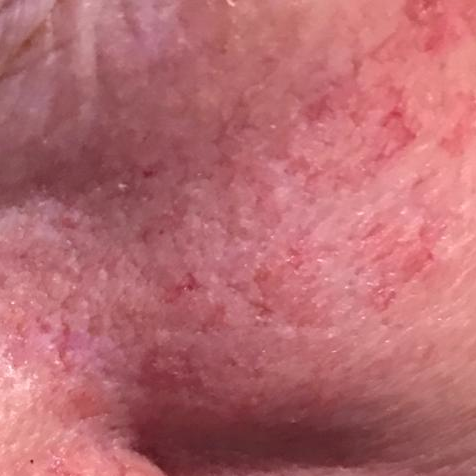
#> input picture data/imgs/Evelina/imgs/PAT_1026_124_346.png, 476 x 476 px
$ python -i hair_util.py   (imports and definitions only)   (older library calls are emulated)
#> lines starting #> are read from the running program, lines starting #| are printed output that depends on the picture; after the words box and inside, x2 and y2 are one past the last pixel; in counts of white or black regions, pixels touching at a corner belong together
import numpy as np
from scipy import ndimage
from skimage import color, exposure, filters, morphology, util

try:
    import cv2
except ImportError:
    cv2 = None


def hair_mask(img, lesion=None):
    gray = exposure.equalize_adapthist(color.rgb2gray(img.astype(float) / 255.0), clip_limit=0.03)
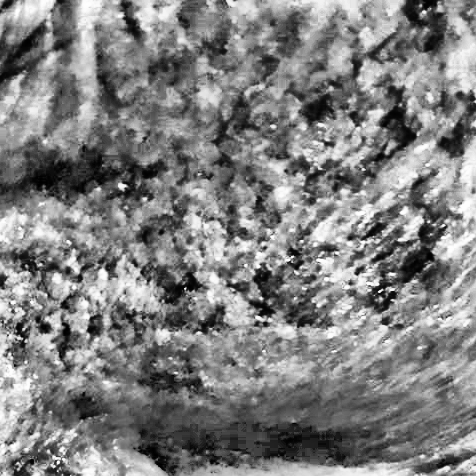
#> gray: shape (476, 476) float64; min 0, max 1, mean 0.502

    if cv2 is None:
        edges = filters.sobel(gray)
        hair = edges > np.percentile(edges, 97)
    else:
        u8 = util.img_as_ubyte(gray)
        kernel = cv2.getStructuringElement(cv2.MORPH_RECT, (17, 17))
        black = cv2.morphologyEx(u8, cv2.MORPH_BLACKHAT, kernel)
        white = cv2.morphologyEx(u8, cv2.MORPH_TOPHAT, kernel)
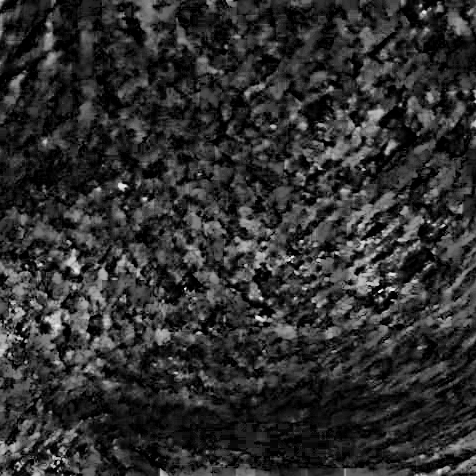
#> white: shape (476, 476); min 0, max 247, mean 47

        sx = cv2.Sobel(u8, cv2.CV_64F, 1, 0, ksize=3)
        sy = cv2.Sobel(u8, cv2.CV_64F, 0, 1, ksize=3)
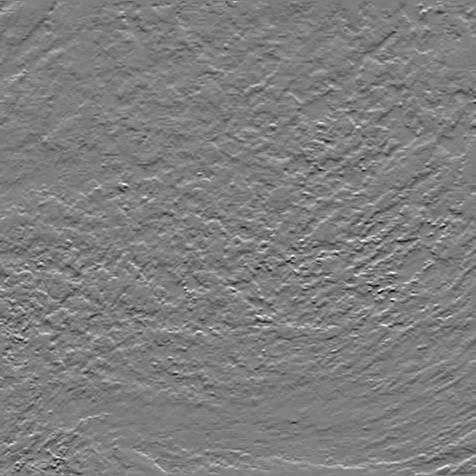
#> sy: shape (476, 476) float64; min -905, max 917, mean 0.2; drawn with min black and max white
        sob = (255 * np.sqrt(sx**2 + sy**2) / max(np.sqrt(sx**2 + sy**2).max(), 1)).astype(np.uint8)

        lap = np.abs(cv2.Laplacian(u8, cv2.CV_64F))
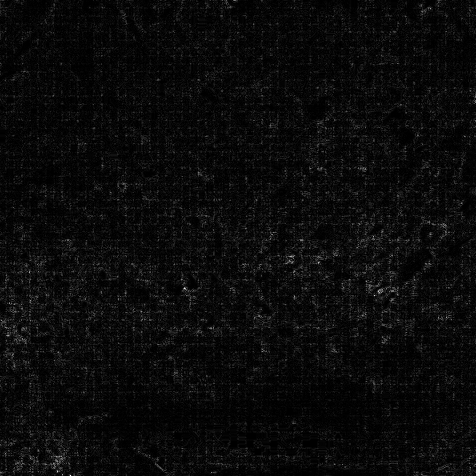
#> lap: shape (476, 476) float64; min 0, max 516, mean 22.1; drawn with min black and max white
        lap = (255 * lap / max(lap.max(), 1)).astype(np.uint8)

        combined = np.maximum(np.maximum(black, white), ((sob.astype(float) + lap.astype(float)) / 2).astype(np.uint8))
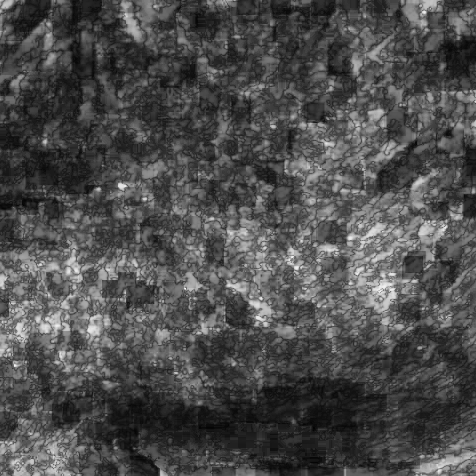
#> combined: shape (476, 476); min 3, max 247, mean 76.6
        hair = cv2.adaptiveThreshold(combined, 255, cv2.ADAPTIVE_THRESH_GAUSSIAN_C, cv2.THRESH_BINARY, 31, -2) > 0
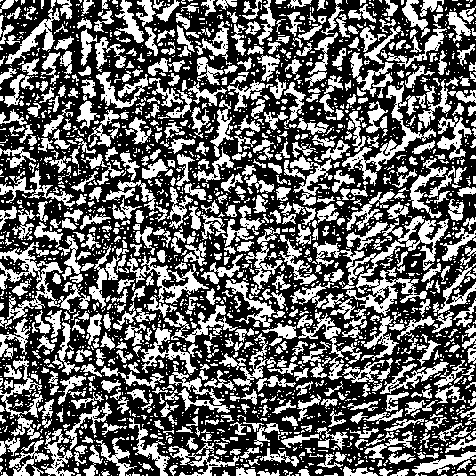
#> hair: shape (476, 476) bool; 40.3% white; 2482 white regions (1823 under 20 px), largest, box (x1, y1, x2, y2) and area: (313, 240, 427, 316) 2096, (0, 242, 63, 320) 1395, (342, 81, 436, 186) 1374

    hair = morphology.closing(hair, morphology.disk(1))
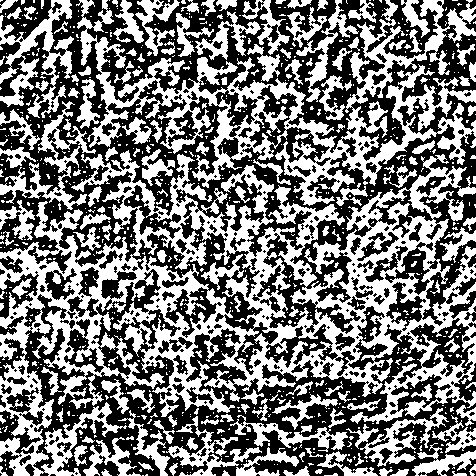
#> hair: shape (476, 476) bool; 46.9% white; 882 white regions (711 under 20 px), largest, box (x1, y1, x2, y2) and area: (0, 150, 476, 476) 50455, (76, 0, 476, 206) 19770, (0, 0, 74, 118) 3067
#> (the run stopped early here; a loop or call above may not have finished)

$ run again, on data/imgs/Evelina/imgs/PAT_104_1754_276.png
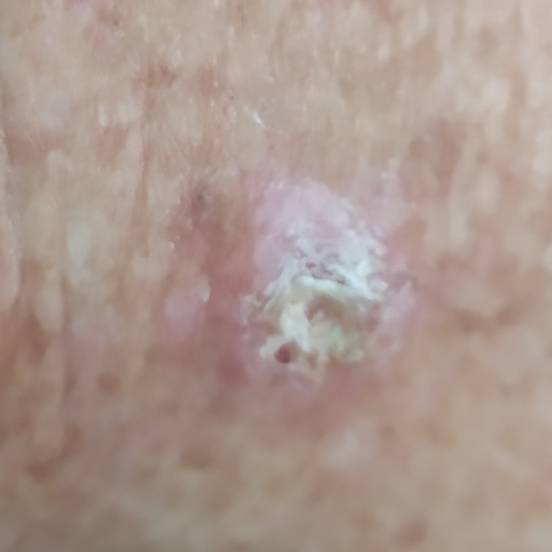
#> input picture data/imgs/Evelina/imgs/PAT_104_1754_276.png, 1104 x 1104 px (shown at 1/2 size)
#> in hair_mask, `hair = cv2.adaptiveThreshold(combined, 255, cv2.ADAPTIVE_THRESH_GAUSSI..`:
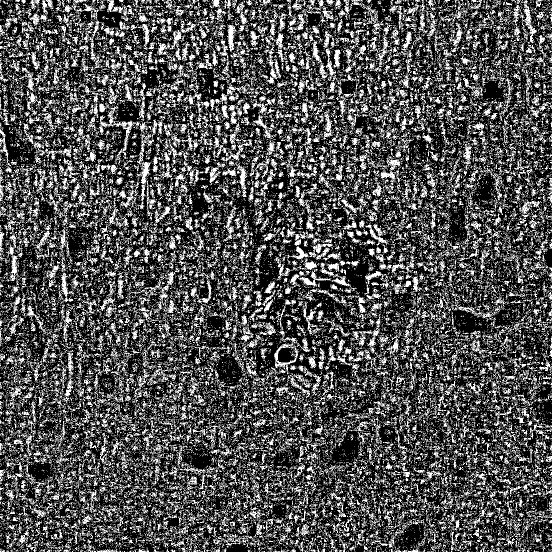
#> hair: shape (1104, 1104) bool (shown at 1/2 size); 31.4% white in thin lines or dots
#> in hair_mask, `hair = morphology.closing(hair, morphology.disk(1))`:
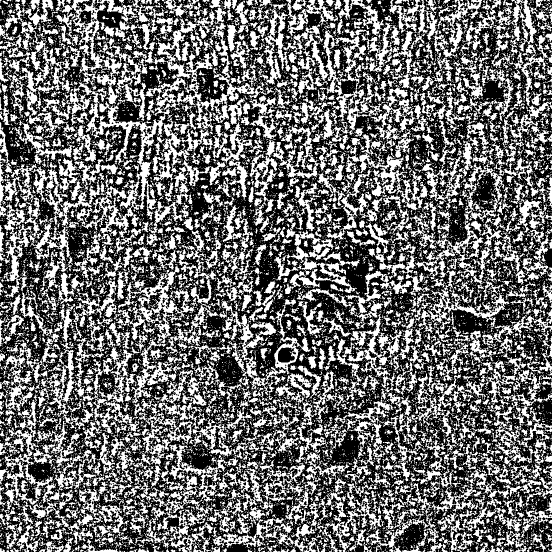
#> hair: shape (1104, 1104) bool (shown at 1/2 size); 42.6% white; 11629 white regions (10584 under 20 px), largest, box (x1, y1, x2, y2) and area: (0, 0, 552, 609) 69028, (265, 724, 520, 1104) 21426, (819, 220, 1084, 708) 20956

$ run again, on data/imgs/Evelina/imgs/PAT_1113_458_387.png
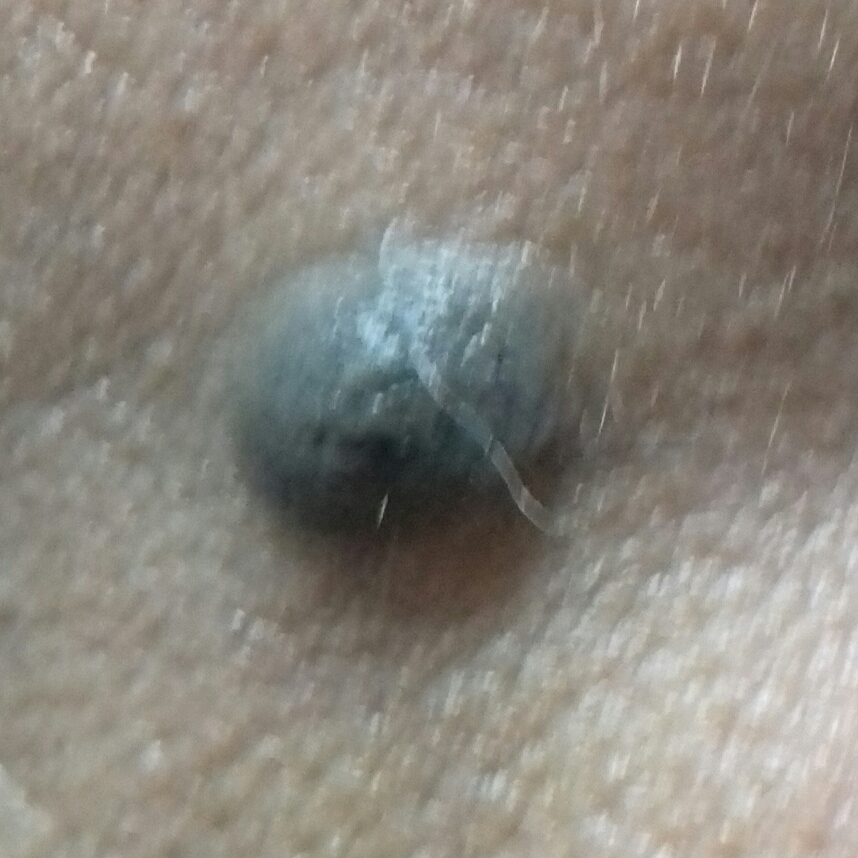
#> input picture data/imgs/Evelina/imgs/PAT_1113_458_387.png, 858 x 858 px
#> in hair_mask, `hair = cv2.adaptiveThreshold(combined, 255, cv2.ADAPTIVE_THRESH_GAUSSI..`:
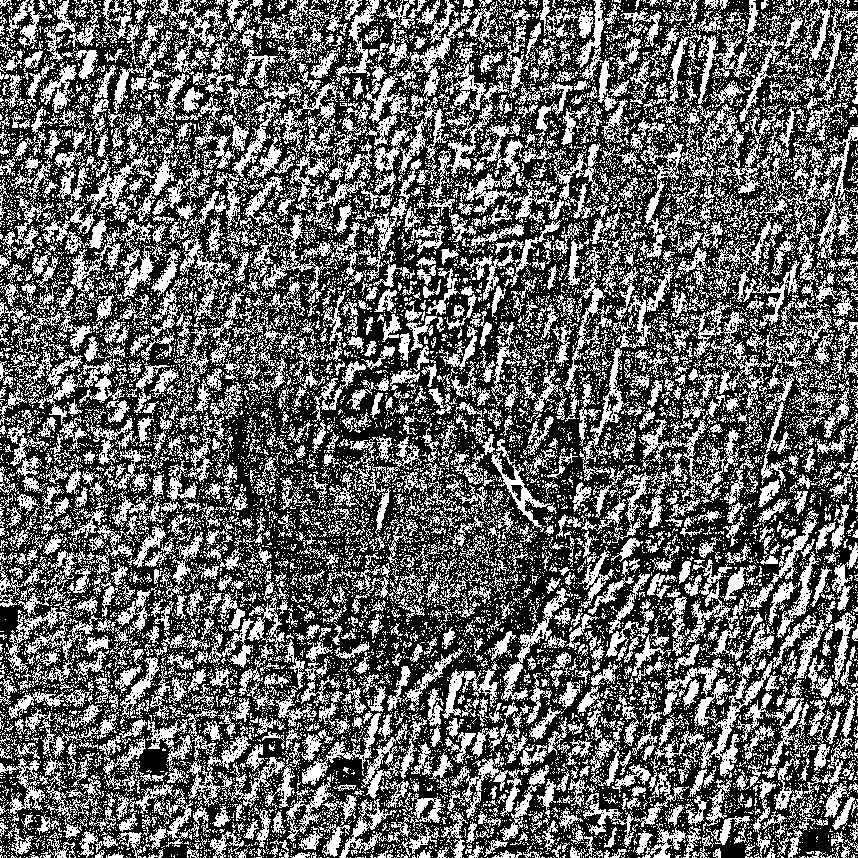
#> hair: shape (858, 858) bool; 39.4% white in thin lines or dots
#> in hair_mask, `hair = morphology.closing(hair, morphology.disk(1))`:
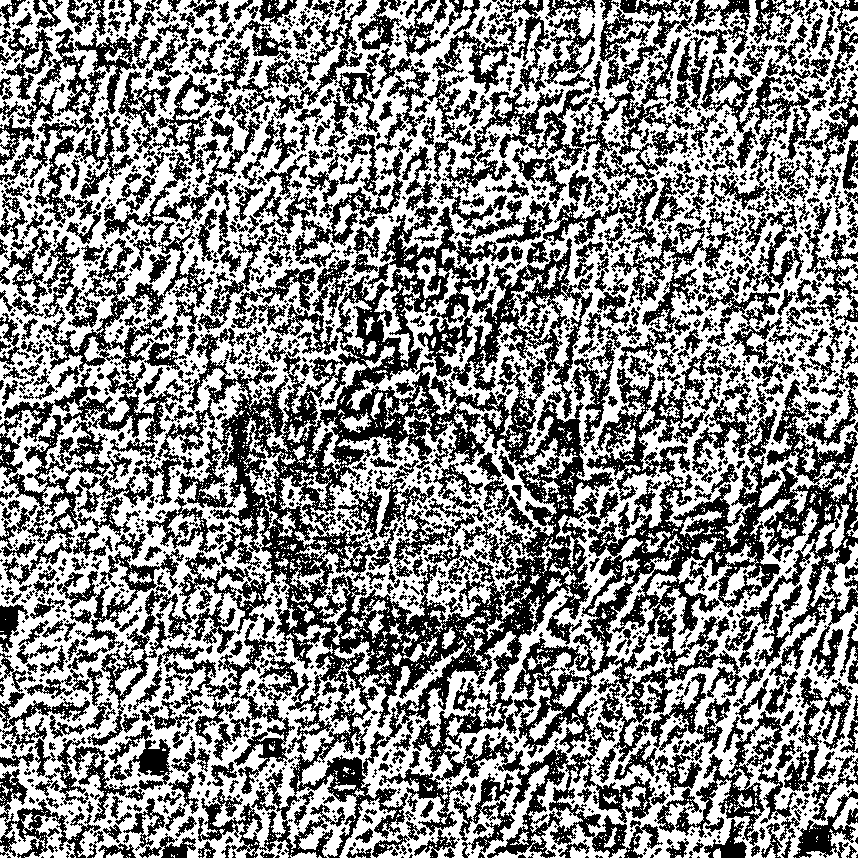
#> hair: shape (858, 858) bool; 53.8% white; 1840 black regions (1091 under 20 px), largest, box (x1, y1, x2, y2) and area: (0, 205, 858, 858) 126835, (439, 61, 645, 245) 6756, (451, 238, 593, 419) 6455

$ run again, on data/imgs/Evelina/imgs/PAT_1138_520_154.png
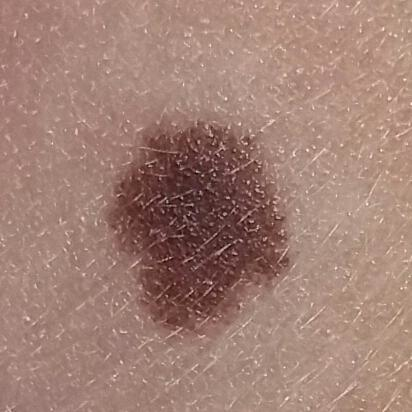
#> input picture data/imgs/Evelina/imgs/PAT_1138_520_154.png, 412 x 412 px
#> in hair_mask, `hair = morphology.closing(hair, morphology.disk(1))`:
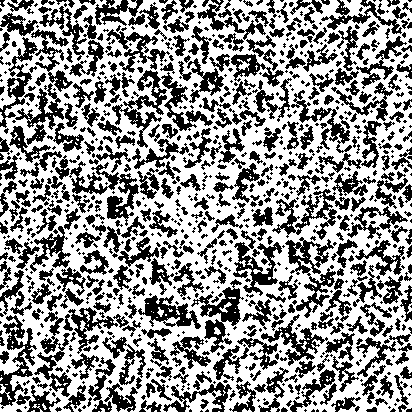
#> hair: shape (412, 412) bool; 58.4% white; 907 black regions (469 under 20 px), largest, box (x1, y1, x2, y2) and area: (285, 237, 336, 318) 1379, (69, 161, 139, 226) 1366, (191, 279, 244, 353) 1267
